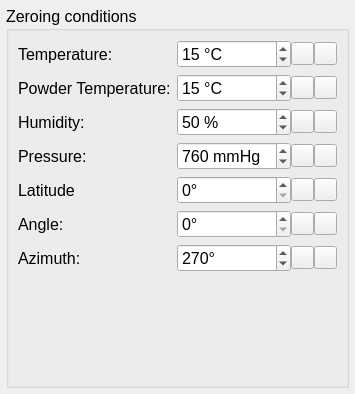
     <widget class="QWidget" name="tab_7">
      <attribute name="title">
       <string>Zeroing conditions</string>
      </attribute>
      <layout class="QVBoxLayout" name="verticalLayout_11">
       <property name="spacing">
        <number>4</number>
       </property>
       <property name="leftMargin">
        <number>6</number>
       </property>
       <property name="topMargin">
        <number>6</number>
       </property>
       <property name="rightMargin">
        <number>6</number>
       </property>
       <property name="bottomMargin">
        <number>6</number>
       </property>
       <item>
        <widget class="QGroupBox" name="groupBox_7">
         <property name="sizePolicy">
          <sizepolicy hsizetype="Expanding" vsizetype="Expanding">
           <horstretch>0</horstretch>
           <verstretch>0</verstretch>
          </sizepolicy>
         </property>
         <property name="minimumSize">
          <size>
           <width>270</width>
           <height>382</height>
          </size>
         </property>
         <property name="maximumSize">
          <size>
           <width>16777215</width>
           <height>16777215</height>
          </size>
         </property>
         <property name="font">
          <font>
           <pointsize>12</pointsize>
          </font>
         </property>
         <property name="styleSheet">
          <string notr="true"/>
         </property>
         <property name="title">
          <string>Zeroing conditions </string>
         </property>
         <layout class="QFormLayout" name="formLayout_16">
          <item row="0" column="0">
           <widget class="QLabel" name="label_79">
            <property name="font">
             <font>
              <pointsize>12</pointsize>
             </font>
            </property>
            <property name="text">
             <string>Temperature:</string>
            </property>
           </widget>
          </item>
          <item row="0" column="1">
           <widget class="QWidget" name="widget_39" native="true">
            <property name="minimumSize">
             <size>
              <width>0</width>
              <height>0</height>
             </size>
            </property>
            <property name="maximumSize">
             <size>
              <width>160</width>
              <height>16777215</height>
             </size>
            </property>
            <layout class="QHBoxLayout" name="horizontalLayout_55">
             <property name="spacing">
              <number>0</number>
             </property>
             <property name="leftMargin">
              <number>0</number>
             </property>
             <property name="topMargin">
              <number>0</number>
             </property>
             <property name="rightMargin">
              <number>0</number>
             </property>
             <property name="bottomMargin">
              <number>0</number>
             </property>
             <item>
              <widget class="QSpinBox" name="z_temp">
               <property name="font">
                <font>
                 <pointsize>12</pointsize>
                </font>
               </property>
               <property name="styleSheet">
                <string notr="true"/>
               </property>
               <property name="showGroupSeparator" stdset="0">
                <bool>false</bool>
               </property>
               <property name="suffix">
                <string> °C</string>
               </property>
               <property name="value">
                <number>15</number>
               </property>
              </widget>
             </item>
             <item>
              <widget class="QPushButton" name="lPushButton_29">
               <property name="sizePolicy">
                <sizepolicy hsizetype="Fixed" vsizetype="Fixed">
                 <horstretch>0</horstretch>
                 <verstretch>0</verstretch>
                </sizepolicy>
               </property>
               <property name="maximumSize">
                <size>
                 <width>23</width>
                 <height>23</height>
                </size>
               </property>
               <property name="text">
                <string/>
               </property>
               <property name="icon">
                <iconset>
                 <normaloff>../.rsrc/res/drawable/arrowrlbtn21a.png</normaloff>../.rsrc/res/drawable/arrowrlbtn21a.png</iconset>
               </property>
              </widget>
             </item>
             <item>
              <widget class="QPushButton" name="rPushButton_29">
               <property name="sizePolicy">
                <sizepolicy hsizetype="Fixed" vsizetype="Fixed">
                 <horstretch>0</horstretch>
                 <verstretch>0</verstretch>
                </sizepolicy>
               </property>
               <property name="maximumSize">
                <size>
                 <width>23</width>
                 <height>23</height>
                </size>
               </property>
               <property name="text">
                <string/>
               </property>
               <property name="icon">
                <iconset>
                 <normaloff>../.rsrc/res/drawable/arrowlrbtn21a.png</normaloff>../.rsrc/res/drawable/arrowlrbtn21a.png</iconset>
               </property>
              </widget>
             </item>
            </layout>
           </widget>
          </item>
          <item row="1" column="0">
           <widget class="QLabel" name="label_80">
            <property name="font">
             <font>
              <pointsize>12</pointsize>
             </font>
            </property>
            <property name="text">
             <string>Powder Temperature:</string>
            </property>
           </widget>
          </item>
          <item row="1" column="1">
           <widget class="QWidget" name="widget_40" native="true">
            <property name="minimumSize">
             <size>
              <width>0</width>
              <height>0</height>
             </size>
            </property>
            <property name="maximumSize">
             <size>
              <width>160</width>
              <height>16777215</height>
             </size>
            </property>
            <layout class="QHBoxLayout" name="horizontalLayout_56">
             <property name="spacing">
              <number>0</number>
             </property>
             <property name="leftMargin">
              <number>0</number>
             </property>
             <property name="topMargin">
              <number>0</number>
             </property>
             <property name="rightMargin">
              <number>0</number>
             </property>
             <property name="bottomMargin">
              <number>0</number>
             </property>
             <item>
              <widget class="QSpinBox" name="z_powder_temp">
               <property name="font">
                <font>
                 <pointsize>12</pointsize>
                </font>
               </property>
               <property name="styleSheet">
                <string notr="true"/>
               </property>
               <property name="suffix">
                <string> °C</string>
               </property>
               <property name="value">
                <number>15</number>
               </property>
              </widget>
             </item>
             <item>
              <widget class="QPushButton" name="lPushButton_30">
               <property name="sizePolicy">
                <sizepolicy hsizetype="Fixed" vsizetype="Fixed">
                 <horstretch>0</horstretch>
                 <verstretch>0</verstretch>
                </sizepolicy>
               </property>
               <property name="maximumSize">
                <size>
                 <width>23</width>
                 <height>23</height>
                </size>
               </property>
               <property name="text">
                <string/>
               </property>
               <property name="icon">
                <iconset>
                 <normaloff>../.rsrc/res/drawable/arrowrlbtn21a.png</normaloff>../.rsrc/res/drawable/arrowrlbtn21a.png</iconset>
               </property>
              </widget>
             </item>
             <item>
              <widget class="QPushButton" name="rPushButton_30">
               <property name="sizePolicy">
                <sizepolicy hsizetype="Fixed" vsizetype="Fixed">
                 <horstretch>0</horstretch>
                 <verstretch>0</verstretch>
                </sizepolicy>
               </property>
               <property name="maximumSize">
                <size>
                 <width>23</width>
                 <height>23</height>
                </size>
               </property>
               <property name="text">
                <string/>
               </property>
               <property name="icon">
                <iconset>
                 <normaloff>../.rsrc/res/drawable/arrowlrbtn21a.png</normaloff>../.rsrc/res/drawable/arrowlrbtn21a.png</iconset>
               </property>
              </widget>
             </item>
            </layout>
           </widget>
          </item>
          <item row="2" column="0">
           <widget class="QLabel" name="label_81">
            <property name="font">
             <font>
              <pointsize>12</pointsize>
             </font>
            </property>
            <property name="text">
             <string>Humidity:</string>
            </property>
           </widget>
          </item>
          <item row="2" column="1">
           <widget class="QWidget" name="widget_41" native="true">
            <property name="minimumSize">
             <size>
              <width>0</width>
              <height>0</height>
             </size>
            </property>
            <property name="maximumSize">
             <size>
              <width>160</width>
              <height>16777215</height>
             </size>
            </property>
            <layout class="QHBoxLayout" name="horizontalLayout_57">
             <property name="spacing">
              <number>0</number>
             </property>
             <property name="leftMargin">
              <number>0</number>
             </property>
             <property name="topMargin">
              <number>0</number>
             </property>
             <property name="rightMargin">
              <number>0</number>
             </property>
             <property name="bottomMargin">
              <number>0</number>
             </property>
             <item>
              <widget class="QSpinBox" name="z_humidity">
               <property name="font">
                <font>
                 <pointsize>12</pointsize>
                </font>
               </property>
               <property name="styleSheet">
                <string notr="true"/>
               </property>
               <property name="suffix">
                <string> %</string>
               </property>
               <property name="value">
                <number>50</number>
               </property>
              </widget>
             </item>
             <item>
              <widget class="QPushButton" name="lPushButton_31">
               <property name="sizePolicy">
                <sizepolicy hsizetype="Fixed" vsizetype="Fixed">
                 <horstretch>0</horstretch>
                 <verstretch>0</verstretch>
                </sizepolicy>
               </property>
               <property name="maximumSize">
                <size>
                 <width>23</width>
                 <height>23</height>
                </size>
               </property>
               <property name="text">
                <string/>
               </property>
               <property name="icon">
                <iconset>
                 <normaloff>../.rsrc/res/drawable/arrowrlbtn21a.png</normaloff>../.rsrc/res/drawable/arrowrlbtn21a.png</iconset>
               </property>
              </widget>
             </item>
             <item>
              <widget class="QPushButton" name="rPushButton_31">
               <property name="sizePolicy">
                <sizepolicy hsizetype="Fixed" vsizetype="Fixed">
                 <horstretch>0</horstretch>
                 <verstretch>0</verstretch>
                </sizepolicy>
               </property>
               <property name="maximumSize">
                <size>
                 <width>23</width>
                 <height>23</height>
                </size>
               </property>
               <property name="text">
                <string/>
               </property>
               <property name="icon">
                <iconset>
                 <normaloff>../.rsrc/res/drawable/arrowlrbtn21a.png</normaloff>../.rsrc/res/drawable/arrowlrbtn21a.png</iconset>
               </property>
              </widget>
             </item>
            </layout>
           </widget>
          </item>
          <item row="3" column="0">
           <widget class="QLabel" name="label_82">
            <property name="font">
             <font>
              <pointsize>12</pointsize>
             </font>
            </property>
            <property name="text">
             <string>Pressure:</string>
            </property>
           </widget>
          </item>
          <item row="3" column="1">
           <widget class="QWidget" name="widget_42" native="true">
            <property name="minimumSize">
             <size>
              <width>0</width>
              <height>0</height>
             </size>
            </property>
            <property name="maximumSize">
             <size>
              <width>160</width>
              <height>16777215</height>
             </size>
            </property>
            <layout class="QHBoxLayout" name="horizontalLayout_58">
             <property name="spacing">
              <number>0</number>
             </property>
             <property name="leftMargin">
              <number>0</number>
             </property>
             <property name="topMargin">
              <number>0</number>
             </property>
             <property name="rightMargin">
              <number>0</number>
             </property>
             <property name="bottomMargin">
              <number>0</number>
             </property>
             <item>
              <widget class="QSpinBox" name="z_pressure">
               <property name="font">
                <font>
                 <pointsize>12</pointsize>
                </font>
               </property>
               <property name="styleSheet">
                <string notr="true"/>
               </property>
               <property name="suffix">
                <string> mmHg</string>
               </property>
               <property name="maximum">
                <number>1100</number>
               </property>
               <property name="value">
                <number>760</number>
               </property>
              </widget>
             </item>
             <item>
              <widget class="QPushButton" name="lPushButton_32">
               <property name="sizePolicy">
                <sizepolicy hsizetype="Fixed" vsizetype="Fixed">
                 <horstretch>0</horstretch>
                 <verstretch>0</verstretch>
                </sizepolicy>
               </property>
               <property name="maximumSize">
                <size>
                 <width>23</width>
                 <height>23</height>
                </size>
               </property>
               <property name="text">
                <string/>
               </property>
               <property name="icon">
                <iconset>
                 <normaloff>../.rsrc/res/drawable/arrowrlbtn21a.png</normaloff>../.rsrc/res/drawable/arrowrlbtn21a.png</iconset>
               </property>
              </widget>
             </item>
             <item>
              <widget class="QPushButton" name="rPushButton_32">
               <property name="sizePolicy">
                <sizepolicy hsizetype="Fixed" vsizetype="Fixed">
                 <horstretch>0</horstretch>
                 <verstretch>0</verstretch>
                </sizepolicy>
               </property>
               <property name="maximumSize">
                <size>
                 <width>23</width>
                 <height>23</height>
                </size>
               </property>
               <property name="text">
                <string/>
               </property>
               <property name="icon">
                <iconset>
                 <normaloff>../.rsrc/res/drawable/arrowlrbtn21a.png</normaloff>../.rsrc/res/drawable/arrowlrbtn21a.png</iconset>
               </property>
              </widget>
             </item>
            </layout>
           </widget>
          </item>
          <item row="4" column="0">
           <widget class="QLabel" name="label_83">
            <property name="font">
             <font>
              <pointsize>12</pointsize>
             </font>
            </property>
            <property name="text">
             <string>Latitude</string>
            </property>
           </widget>
          </item>
          <item row="4" column="1">
           <widget class="QWidget" name="widget_43" native="true">
            <property name="minimumSize">
             <size>
              <width>0</width>
              <height>0</height>
             </size>
            </property>
            <property name="maximumSize">
             <size>
              <width>160</width>
              <height>16777215</height>
             </size>
            </property>
            <layout class="QHBoxLayout" name="horizontalLayout_59">
             <property name="spacing">
              <number>0</number>
             </property>
             <property name="leftMargin">
              <number>0</number>
             </property>
             <property name="topMargin">
              <number>0</number>
             </property>
             <property name="rightMargin">
              <number>0</number>
             </property>
             <property name="bottomMargin">
              <number>0</number>
             </property>
             <item>
              <widget class="QSpinBox" name="z_latitude">
               <property name="font">
                <font>
                 <pointsize>12</pointsize>
                </font>
               </property>
               <property name="styleSheet">
                <string notr="true"/>
               </property>
               <property name="suffix">
                <string>°</string>
               </property>
               <property name="maximum">
                <number>1000</number>
               </property>
               <property name="value">
                <number>0</number>
               </property>
              </widget>
             </item>
             <item>
              <widget class="QPushButton" name="lPushButton_33">
               <property name="sizePolicy">
                <sizepolicy hsizetype="Fixed" vsizetype="Fixed">
                 <horstretch>0</horstretch>
                 <verstretch>0</verstretch>
                </sizepolicy>
               </property>
               <property name="maximumSize">
                <size>
                 <width>23</width>
                 <height>23</height>
                </size>
               </property>
               <property name="text">
                <string/>
               </property>
               <property name="icon">
                <iconset>
                 <normaloff>../.rsrc/res/drawable/arrowrlbtn21a.png</normaloff>../.rsrc/res/drawable/arrowrlbtn21a.png</iconset>
               </property>
              </widget>
             </item>
             <item>
              <widget class="QPushButton" name="rPushButton_33">
               <property name="sizePolicy">
                <sizepolicy hsizetype="Fixed" vsizetype="Fixed">
                 <horstretch>0</horstretch>
                 <verstretch>0</verstretch>
                </sizepolicy>
               </property>
               <property name="maximumSize">
                <size>
                 <width>23</width>
                 <height>23</height>
                </size>
               </property>
               <property name="text">
                <string/>
               </property>
               <property name="icon">
                <iconset>
                 <normaloff>../.rsrc/res/drawable/arrowlrbtn21a.png</normaloff>../.rsrc/res/drawable/arrowlrbtn21a.png</iconset>
               </property>
              </widget>
             </item>
            </layout>
           </widget>
          </item>
          <item row="5" column="0">
           <widget class="QLabel" name="label_84">
            <property name="font">
             <font>
              <pointsize>12</pointsize>
             </font>
            </property>
            <property name="text">
             <string>Angle:</string>
            </property>
           </widget>
          </item>
          <item row="5" column="1">
           <widget class="QWidget" name="widget_44" native="true">
            <property name="minimumSize">
             <size>
              <width>0</width>
              <height>0</height>
             </size>
            </property>
            <property name="maximumSize">
             <size>
              <width>160</width>
              <height>16777215</height>
             </size>
            </property>
            <layout class="QHBoxLayout" name="horizontalLayout_60">
             <property name="spacing">
              <number>0</number>
             </property>
             <property name="leftMargin">
              <number>0</number>
             </property>
             <property name="topMargin">
              <number>0</number>
             </property>
             <property name="rightMargin">
              <number>0</number>
             </property>
             <property name="bottomMargin">
              <number>0</number>
             </property>
             <item>
              <widget class="QSpinBox" name="z_angle">
               <property name="font">
                <font>
                 <pointsize>12</pointsize>
                </font>
               </property>
               <property name="styleSheet">
                <string notr="true"/>
               </property>
               <property name="suffix">
                <string>°</string>
               </property>
               <property name="maximum">
                <number>359</number>
               </property>
               <property name="value">
                <number>0</number>
               </property>
              </widget>
             </item>
             <item>
              <widget class="QPushButton" name="lPushButton_34">
               <property name="sizePolicy">
                <sizepolicy hsizetype="Fixed" vsizetype="Fixed">
                 <horstretch>0</horstretch>
                 <verstretch>0</verstretch>
                </sizepolicy>
               </property>
               <property name="maximumSize">
                <size>
                 <width>23</width>
                 <height>23</height>
                </size>
               </property>
               <property name="text">
                <string/>
               </property>
               <property name="icon">
                <iconset>
                 <normaloff>../.rsrc/res/drawable/arrowrlbtn21a.png</normaloff>../.rsrc/res/drawable/arrowrlbtn21a.png</iconset>
               </property>
              </widget>
             </item>
             <item>
              <widget class="QPushButton" name="rPushButton_34">
               <property name="sizePolicy">
                <sizepolicy hsizetype="Fixed" vsizetype="Fixed">
                 <horstretch>0</horstretch>
                 <verstretch>0</verstretch>
                </sizepolicy>
               </property>
               <property name="maximumSize">
                <size>
                 <width>23</width>
                 <height>23</height>
                </size>
               </property>
               <property name="text">
                <string/>
               </property>
               <property name="icon">
                <iconset>
                 <normaloff>../.rsrc/res/drawable/arrowlrbtn21a.png</normaloff>../.rsrc/res/drawable/arrowlrbtn21a.png</iconset>
               </property>
              </widget>
             </item>
            </layout>
           </widget>
          </item>
          <item row="6" column="0">
           <widget class="QLabel" name="label_85">
            <property name="font">
             <font>
              <pointsize>12</pointsize>
             </font>
            </property>
            <property name="text">
             <string>Azimuth:</string>
            </property>
           </widget>
          </item>
          <item row="6" column="1">
           <widget class="QWidget" name="widget_45" native="true">
            <property name="minimumSize">
             <size>
              <width>0</width>
              <height>0</height>
             </size>
            </property>
            <property name="maximumSize">
             <size>
              <width>160</width>
              <height>16777215</height>
             </size>
            </property>
            <layout class="QHBoxLayout" name="horizontalLayout_61">
             <property name="spacing">
              <number>0</number>
             </property>
             <property name="leftMargin">
              <number>0</number>
             </property>
             <property name="topMargin">
              <number>0</number>
             </property>
             <property name="rightMargin">
              <number>0</number>
             </property>
             <property name="bottomMargin">
              <number>0</number>
             </property>
             <item>
              <widget class="QSpinBox" name="z_azimuth">
               <property name="font">
                <font>
                 <pointsize>12</pointsize>
                </font>
               </property>
               <property name="styleSheet">
                <string notr="true"/>
               </property>
               <property name="suffix">
                <string>°</string>
               </property>
               <property name="maximum">
                <number>359</number>
               </property>
               <property name="value">
                <number>270</number>
               </property>
              </widget>
             </item>
             <item>
              <widget class="QPushButton" name="lPushButton_35">
               <property name="sizePolicy">
                <sizepolicy hsizetype="Fixed" vsizetype="Fixed">
                 <horstretch>0</horstretch>
                 <verstretch>0</verstretch>
                </sizepolicy>
               </property>
               <property name="maximumSize">
                <size>
                 <width>23</width>
                 <height>23</height>
                </size>
               </property>
               <property name="text">
                <string/>
               </property>
               <property name="icon">
                <iconset>
                 <normaloff>../.rsrc/res/drawable/arrowrlbtn21a.png</normaloff>../.rsrc/res/drawable/arrowrlbtn21a.png</iconset>
               </property>
              </widget>
             </item>
             <item>
              <widget class="QPushButton" name="rPushButton_35">
               <property name="sizePolicy">
                <sizepolicy hsizetype="Fixed" vsizetype="Fixed">
                 <horstretch>0</horstretch>
                 <verstretch>0</verstretch>
                </sizepolicy>
               </property>
               <property name="maximumSize">
                <size>
                 <width>23</width>
                 <height>23</height>
                </size>
               </property>
               <property name="text">
                <string/>
               </property>
               <property name="icon">
                <iconset>
                 <normaloff>../.rsrc/res/drawable/arrowlrbtn21a.png</normaloff>../.rsrc/res/drawable/arrowlrbtn21a.png</iconset>
               </property>
              </widget>
             </item>
            </layout>
           </widget>
          </item>
         </layout>
        </widget>
       </item>
      </layout>
     </widget>
